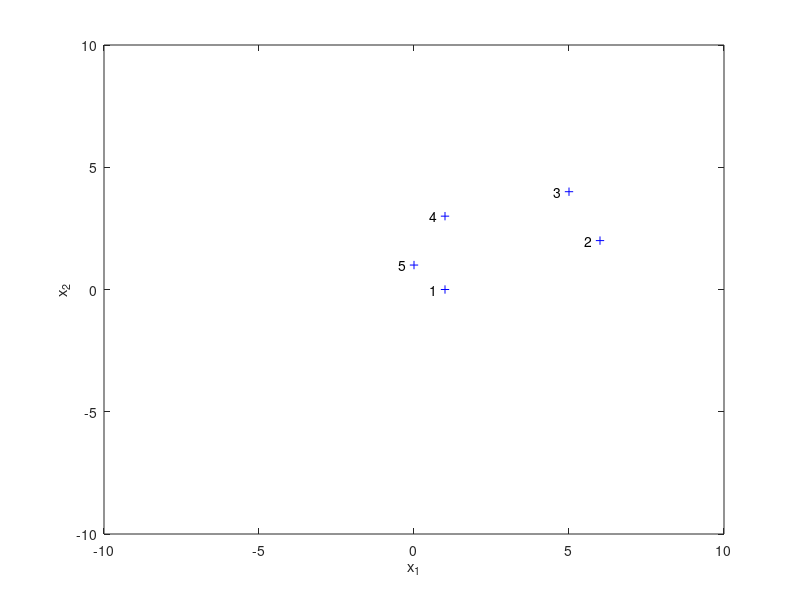

Source code (MATLAB): (Note: this script raises an error after producing the figure.)
% dual PCA

figure(2); clf;
P = load('points.txt') ;
% subplot(1,2,1);
plot(P(1,:),P(2,:),'b+'); hold on;
for i = 1 : size(P,2)
   text( P(1,i)-0.5, P(2,i), num2str(i)); 
end
xlabel('x_1'); ylabel('x_2');
xlim([-10 10]);
ylim([-10 10]);

% mu = mean(P, 2);
% [m, N] = size(P);
% Pn = bsxfun(@minus, P, mu);
% 
% C = (1/(m-1)) * (Pn') * Pn;
% [U, S, V] = svd(C);
% Un = Pn * U * ((m - 1) * S)^(-1/2);

[Un, mu] = dual_pca(P);

Ps = Un(:,1:2)' * bsxfun(@minus, P, mu);
Pp = bsxfun(@plus, Un(:,1:2) * Ps, mu);

plot(Pp(1,:), Pp(2,:), 'o');

% project to dual PCA space: y = U' * (xq - mu)
% project to original space: xq = U * y + mu
